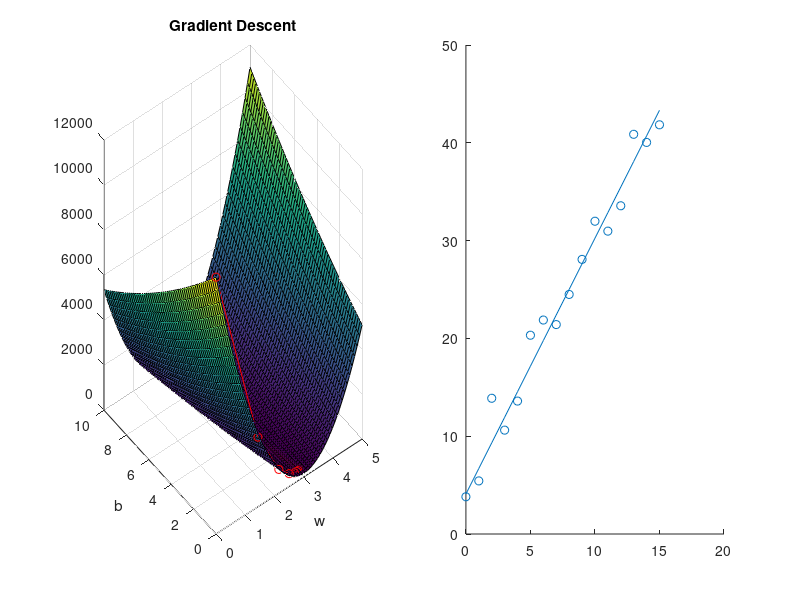

Here is the MATLAB script that generated this plot:
%% Assignment #5-b : Gradient Descent - fitting the data
%   Applied Mathematics 2016
%   Jeong Ji Hoon
%   ST_ID : 2016010980
%% JEONG_JIHOON
%   @Knowblesse
%   Created on 2016-11-16
%   Last Modified on 2016-11-16
%   Tested on Matlab 2015a
%% Initialization
clear; % close workspace
clear;
close all; % close all figures
clc; % close command window (output window of Matlab)

%% Data
X = 0:15;
Y = 2.5*X + 5 + 2*randn(1,16);

%% Constants for the Part b

% For the function f, 
%   SUM{ (Y_i - w*X_i - b )^2 } 
%   = SUM(X_i^2)*w^2 -2*SUM(X_i*Y_i)*w + 2*SUM(X_i)*w*b - 2*SUM(Y_i)*b + N*b^2 +SUM(Y_i^2) where N = number of datapoint
f = @(w,b) sum(X.^2).*w.^2 - 2*sum(X.*Y).*w + 2*sum(X).*w.*b - 2*sum(Y).*b + numel(X)*b.^2 + sum(Y.^2); % function for the part b
w0 = 0;
b0 = 0;
lambda = 0.0002;
tolerance = 1e-8;
maxiterations = 1000;

g1 = @(w,b) 2*sum(X.^2).*w - 2*sum(X.*Y) + 2*sum(X).*b; % partial derivative on w
g2 = @(w,b) 2*sum(X).*w - 2*sum(Y) + 2*numel(X).*b; % partial derivative on b

%% Gradient Descent
prevw = w0; % initial value of x1(i.e. x)
prevb = b0; % initial value of x2(i.e. y)
currw = [];
currb = [];
for i = 1 : maxiterations % iterate until maxiterations. If the squared norm of the gradient go below the tolerance this loop can be stopped early.
    prevw = [prevw, currw];
    prevb = [prevb, currb];
    currw = prevw(end) - lambda * g1(prevw(end), prevb(end));
    currb = prevb(end) - lambda * g2(prevw(end), prevb(end));
    if (g1(currw, currb)^2 + g2(currw, currb)^2) <= tolerance
        break; % stop when the squared norm is smaller than the tolerance
    end
end

%% Plot
figure(1);
clf;
subplot(1,2,1);
ezsurf(f,[0, 5, 0, 10]);
hold on;
plot3([prevw currw], [prevb currb], [f(prevw,prevb), f(currw,currb)], 'ro-');
title('Gradient Descent');

subplot(1,2,2);
scatter(X,Y);
hold on;
plot(X,currw*X + currb);


%% In the function, Weight value w has more power than the b value. 
%   As it shows in the graph, the optimization first finds the optimal weight and
%   than starts to adjust the b value to find the optimal point. 
%   In this particular function, I'm sure weight has more power.

%% In the optimization algorithm itself, lambda value seems to be really important.
%   In Question number a, wrong lambda value resulted non-convergeness
%   or took a lot of time to converge.
%   In this question, I was unalbe to get the optimal w and b at first time with the
%   lambda value I used in the previous question.
%   After adjusting the lambda value, the optimization converged.